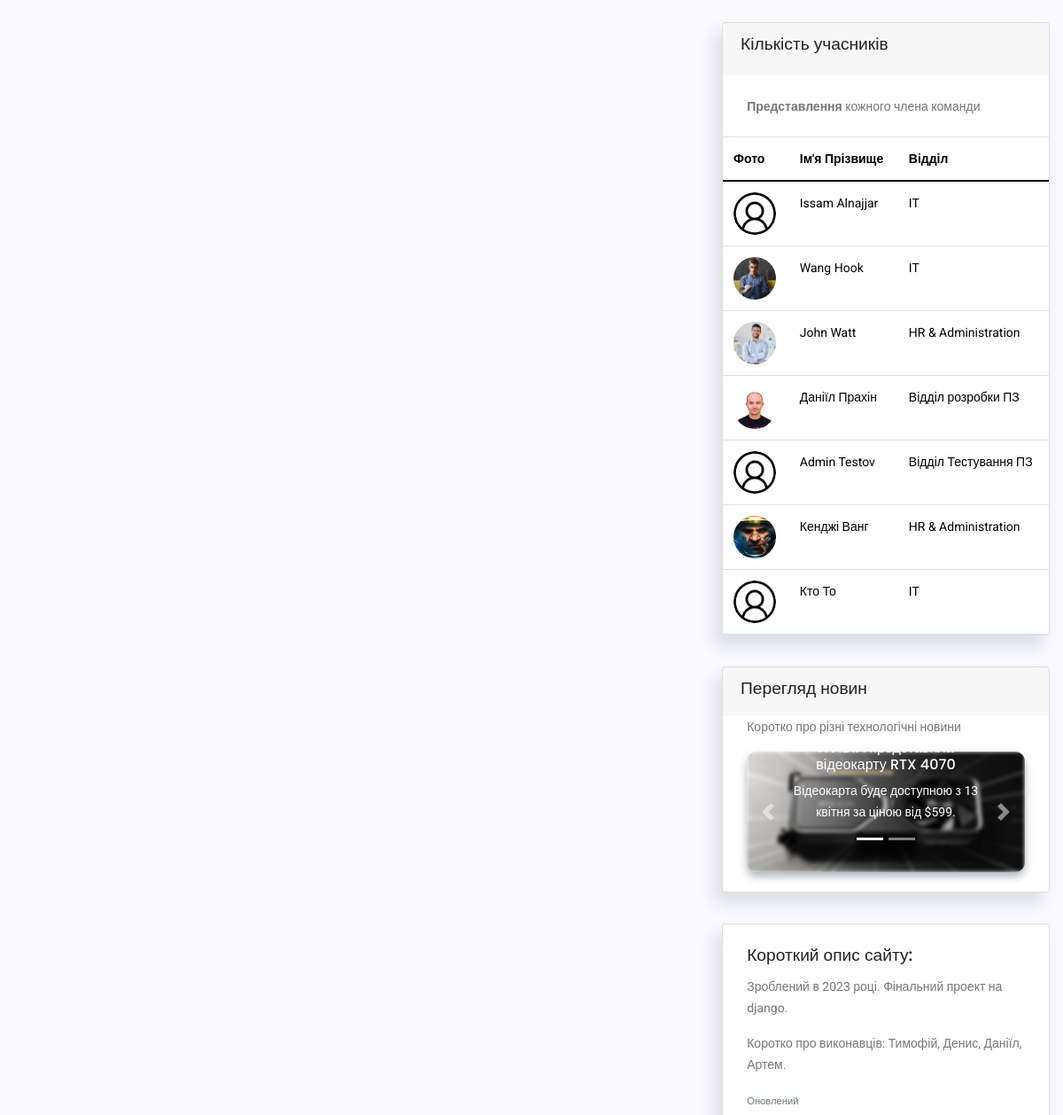
Before: /main/main_page/admins (signed in, middle part) with the older database file.
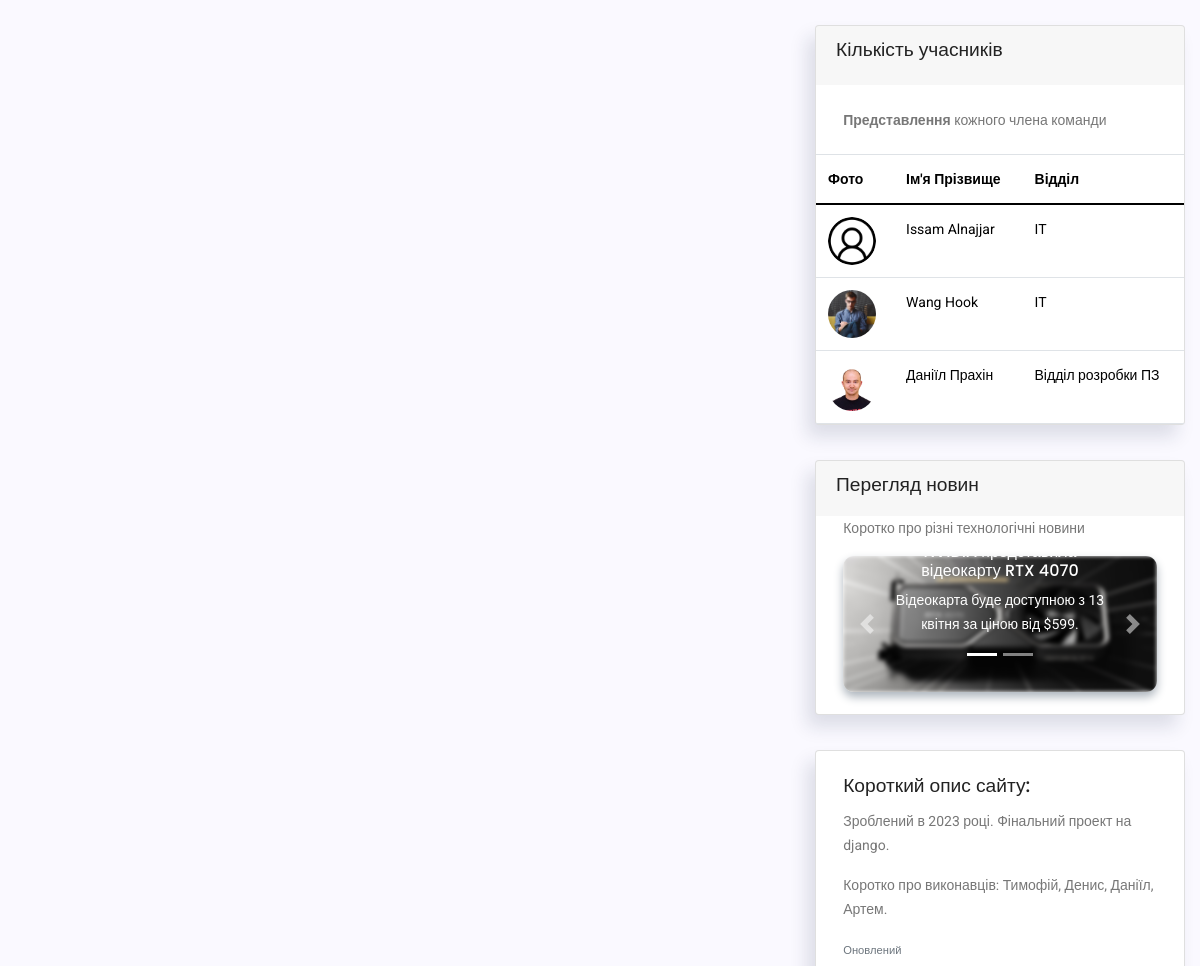
After: the same page with the newer database file.
### employees/models.py (models this page shows, shortened)
class Employees(models.Model):
    first_name = models.CharField(max_length=50, default='', verbose_name="Ім'я *")
    last_name = models.CharField(max_length=50, default='', verbose_name='Прізвище *')
    email = models.EmailField(max_length=75, unique=True, null=True, verbose_name='Електрона пошта *')
    eid = models.CharField(max_length=8, unique=True, null=True, verbose_name='Внутрішній номер *')
    department = models.ForeignKey(Departments, null=True, on_delete=models.SET_NULL, verbose_name='Назва відділу *')
    title = models.CharField(max_length=50, null=True, default='', verbose_name='Посада *')
    user_id = models.ForeignKey(NewUser, null=True, on_delete=models.SET_NULL, verbose_name='ID Користувача *')
    location = models.ForeignKey(Cities, null=True, on_delete=models.SET_NULL, blank=True, verbose_name='Назва міста')
    mobilephone = models.CharField(max_length=20, null=True, default='', blank=True, verbose_name='Мобільний телефон')
    status = models.ForeignKey(UserStatus, null=True, on_delete=models.SET_NULL, blank=True,
                               verbose_name='Форма роботи')
    photo = models.FileField(upload_to='photos/', null=True, default='photos/default_user.jpg', blank=True,
                             verbose_name='Фото')
    comments = models.TextField(max_length=300, null=True, default='', blank=True, verbose_name='Коментарі')

class Departments(models.Model):
    department = models.CharField(max_length=100, unique=True, verbose_name='Назва відділу')
    def __str__(self) -> str:
        return str(self.department)

### main/views.py (the view)
# urls.py: path('main_page/admins', main_page_admins, name='admin_main'),
@login_required
def main_page_admins(request):
    if request.user.is_employee:
        return redirect("/main/main_page/employees")
    else:
        class getdata(object):
            def get_all_employees(self):
                all_employees_data = Employees.objects.all()
                return all_employees_data
        user_data = {'u_id': request.user.id, 'u_email': request.user.email}
        if request.user.groups.filter(name='Admins').exists():
            user_data['u_group'] = 'Admins'
        if request.user.is_active:
            indicate = 'Активний'
        else:
            indicate = 'Не активний'
        return render(request, 'main/_main_page_admin.html', context={
            'page_title': 'Головна сторінка',
            'app_name': '',
            'page_name': 'Головна адміністратор',
            'user_data': user_data,
            'all_employees_data': getdata().get_all_employees(),
            'indicate': indicate
        })

### templates/main/_main_page_admin.html (shortened to what the changed rows need)
{% extends '_layouts/base.html' %}
{% load static %}
{% block content %}
    {% if user_data.u_group == 'Admins' %}
        <div style="background: #faf9ff; padding-bottom: 50px;">
            <div class="main-content container-fluid">
                <section class="section">
                    <div class="row mb-4">
                                <div class="col-md-4">
                                    <div class="card">
                                      <div class="card-content">
                                        <div class="table-responsive">
                                          <table class="table mb-0">
                                            <thead>
                                              <tr>
                                                <th>Фото</th>
                                                <th>Ім'я Прізвище</th>
                                                <th>Відділ</th>
                                              </tr>
                                            </thead>
                                            <tbody>
                                            {% for employees in all_employees_data %}
                                              <tr>
                                                <td><span class="avatar avatar-lg"><img class="ph-img" src="/media/{{ employees.photo }}" alt=""></span></td>
                                                <td>{{ employees.first_name }} {{ employees.last_name }}</td>
                                                <td class="text-bold-500">{{ employees.department }}</td>
                                              </tr>
                                            {% endfor %}
                                            </tbody>
                                          </table>
                                        </div>
                                      </div>
                                    </div>
                                </div>
                            </div>
                </section>
            </div>
        </div>
    {% endif %}
{% endblock content %}

Changed rows visible on the page:
removed Employees: photo (picture), first_name "John", last_name "Watt", department "HR & Administration"
removed Employees: photo (placeholder picture), first_name "Admin", last_name "Testov", department "Відділ Тестування ПЗ"
removed Employees: photo (picture), first_name "Кенджі", last_name "Ванг", department "HR & Administration"
removed Employees: photo (placeholder picture), first_name "Кто", last_name "То", department "IT"
